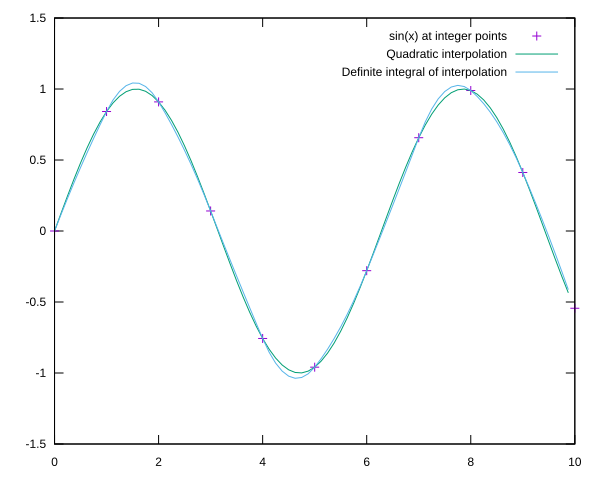

gnuplot code for this plot:
set terminal svg background "white"
set out "qspline_sin.svg"

plot \
	"qspline_sin.txt" index 0 with points title "sin(x) at integer points",\
	"qspline_sin.txt" index 1 using 1:2 with lines title "Quadratic interpolation",\
	"qspline_sin.txt" index 1 using 1:3 with lines title "Definite integral of interpolation"
